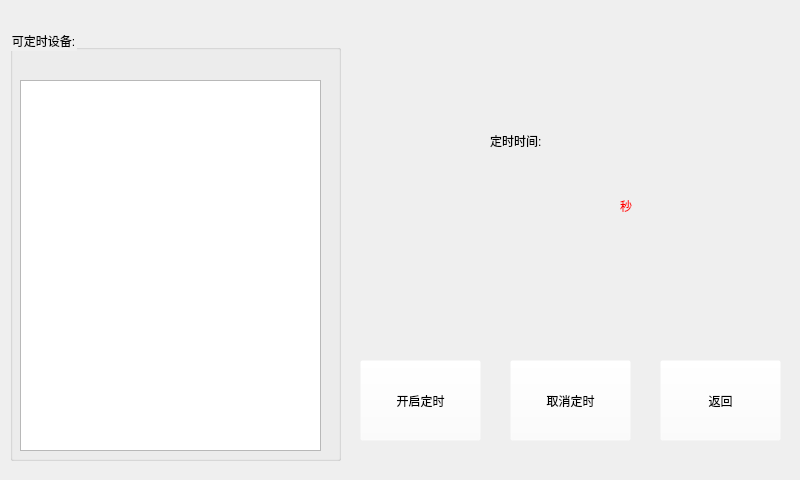
<?xml version="1.0" encoding="UTF-8"?>
<ui version="4.0">
 <class>TimerFun</class>
 <widget class="QWidget" name="TimerFun">
  <property name="geometry">
   <rect>
    <x>0</x>
    <y>0</y>
    <width>800</width>
    <height>480</height>
   </rect>
  </property>
  <property name="minimumSize">
   <size>
    <width>800</width>
    <height>480</height>
   </size>
  </property>
  <property name="maximumSize">
   <size>
    <width>800</width>
    <height>480</height>
   </size>
  </property>
  <property name="windowTitle">
   <string>Form</string>
  </property>
  <widget class="QGroupBox" name="groupBox">
   <property name="geometry">
    <rect>
     <x>10</x>
     <y>30</y>
     <width>331</width>
     <height>431</height>
    </rect>
   </property>
   <property name="styleSheet">
    <string notr="true">font: 75 72pt &quot;Ubuntu&quot;;
color: rgb(0, 0, 0);</string>
   </property>
   <property name="title">
    <string>可定时设备:</string>
   </property>
   <widget class="QTableWidget" name="tableWidget">
    <property name="geometry">
     <rect>
      <x>10</x>
      <y>50</y>
      <width>301</width>
      <height>371</height>
     </rect>
    </property>
    <property name="styleSheet">
     <string notr="true">color: rgb(0, 170, 255);
gridline-color: rgb(255, 170, 127);
font: 75 72pt &quot;Ubuntu&quot;;</string>
    </property>
   </widget>
  </widget>
  <widget class="QPushButton" name="pushButton">
   <property name="geometry">
    <rect>
     <x>360</x>
     <y>360</y>
     <width>121</width>
     <height>81</height>
    </rect>
   </property>
   <property name="styleSheet">
    <string notr="true">font: 75 72pt &quot;Ubuntu&quot;;
background-color: rgba(255, 255, 255, 0);
color: rgb(0, 0, 0);</string>
   </property>
   <property name="text">
    <string>开启定时</string>
   </property>
  </widget>
  <widget class="QTextEdit" name="textEdit">
   <property name="geometry">
    <rect>
     <x>460</x>
     <y>170</y>
     <width>161</width>
     <height>61</height>
    </rect>
   </property>
   <property name="styleSheet">
    <string notr="true">color: rgb(0, 0, 0);
background-color: rgba(255, 255, 255, 0);
font: 75 72pt &quot;Ubuntu&quot;;</string>
   </property>
  </widget>
  <widget class="QLabel" name="label">
   <property name="geometry">
    <rect>
     <x>490</x>
     <y>130</y>
     <width>161</width>
     <height>21</height>
    </rect>
   </property>
   <property name="styleSheet">
    <string notr="true">font: 75 72pt &quot;Ubuntu&quot;;
background-color: rgba(255, 255, 255, 0);
color: rgb(0, 0, 0);
</string>
   </property>
   <property name="text">
    <string>定时时间:</string>
   </property>
  </widget>
  <widget class="QPushButton" name="pushButton_2">
   <property name="geometry">
    <rect>
     <x>510</x>
     <y>360</y>
     <width>121</width>
     <height>81</height>
    </rect>
   </property>
   <property name="styleSheet">
    <string notr="true">background-color: rgba(255, 255, 255, 0);
color: rgb(0, 0, 0);
font: 75 72pt &quot;Ubuntu&quot;;
</string>
   </property>
   <property name="text">
    <string>取消定时</string>
   </property>
  </widget>
  <widget class="QPushButton" name="pushButton_3">
   <property name="geometry">
    <rect>
     <x>660</x>
     <y>360</y>
     <width>121</width>
     <height>81</height>
    </rect>
   </property>
   <property name="styleSheet">
    <string notr="true">background-color: rgba(255, 255, 255, 0);
color: rgb(0, 0, 0);
font: 75 72pt &quot;Ubuntu&quot;;</string>
   </property>
   <property name="text">
    <string>返回</string>
   </property>
  </widget>
  <widget class="QLabel" name="label_2">
   <property name="geometry">
    <rect>
     <x>620</x>
     <y>190</y>
     <width>61</width>
     <height>31</height>
    </rect>
   </property>
   <property name="styleSheet">
    <string notr="true">font: 75 72pt &quot;Ubuntu&quot;;
background-color: rgba(255, 255, 255, 0);
color: rgb(255, 0, 0);
</string>
   </property>
   <property name="text">
    <string>秒</string>
   </property>
  </widget>
 </widget>
 <resources/>
 <connections/>
</ui>
